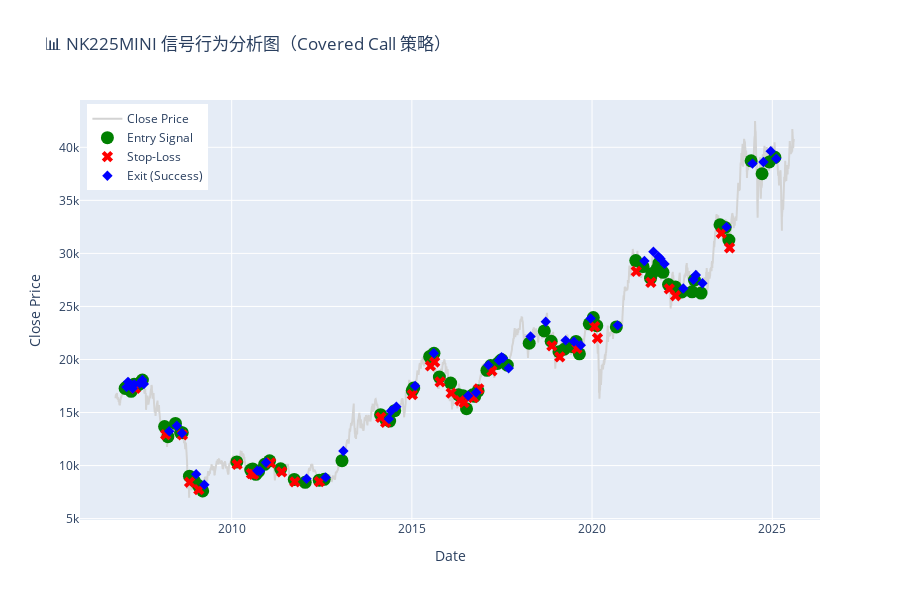

Notebook cell for this chart:
### Code cell
import plotly.graph_objects as go

# ✅ 复制 df 以防污染
df_plot = df.copy()

# 提取各类日期
entry_dates = res_df["entry_date"]
stop_loss_dates = res_df.loc[res_df["stop_loss_hit"], "stop_loss_date"].dropna()
success_dates = res_df.loc[~res_df["stop_loss_hit"], "exit_date"].dropna()

# 主图：收盘价曲线
fig = go.Figure()

fig.add_trace(go.Scatter(
    x=df_plot.index,
    y=df_plot["$close"],
    mode='lines',
    name='Close Price',
    line=dict(color='lightgray')
))

# ✅ 开仓点：绿色圆圈
fig.add_trace(go.Scatter(
    x=entry_dates,
    y=df_plot.loc[entry_dates, "$close"],
    mode='markers',
    name='Entry Signal',
    marker=dict(color='green', size=13, symbol='circle')
))

# ❌ 止损点：红色叉
fig.add_trace(go.Scatter(
    x=stop_loss_dates,
    y=df_plot.loc[stop_loss_dates, "$close"],
    mode='markers',
    name='Stop-Loss',
    marker=dict(color='red', size=10, symbol='x')
))

# ✅ 成功出场点：蓝色菱形
fig.add_trace(go.Scatter(
    x=success_dates,
    y=df_plot.loc[success_dates, "$close"],
    mode='markers',
    name='Exit (Success)',
    marker=dict(color='blue', size=8, symbol='diamond')
))

# 美化图表
fig.update_layout(
    title="📊 NK225MINI 信号行为分析图（Covered Call 策略）",
    xaxis_title="Date",
    yaxis_title="Close Price",
    height=600,
    legend=dict(x=0.01, y=0.99),
)

fig.show()
